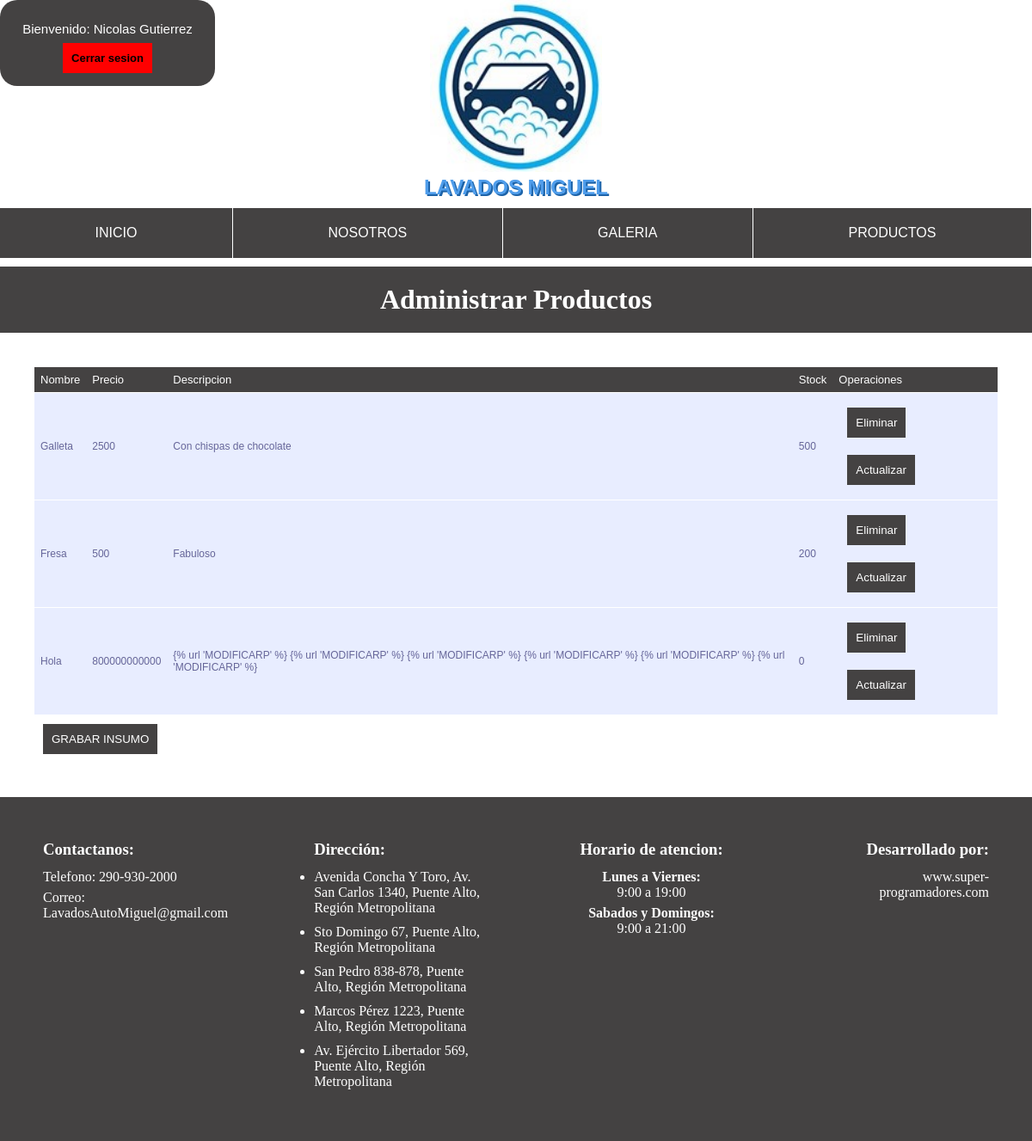
Before: /lista_productos/ (signed in) with the older database file.
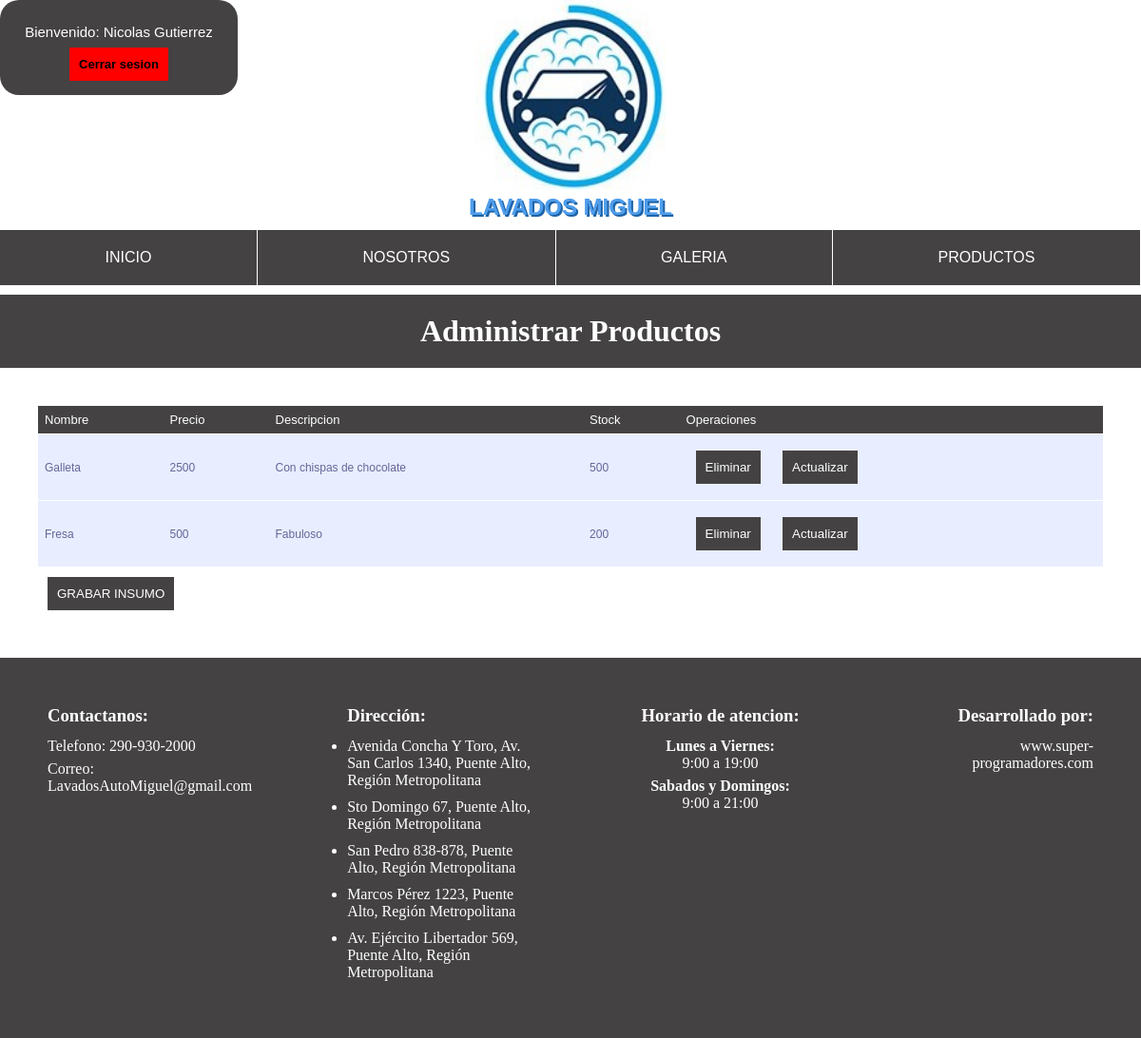
After: the same page with the newer database file.
### Aplicacion/models.py (models this page shows, shortened)
class Productos(models.Model):
    nombre = models.CharField(max_length=120,primary_key=True)
    precio = models.IntegerField()
    descripcion = models.TextField()
    stock = models.IntegerField()

### Aplicacion/views.py (the view)
# urls.py: path('lista_productos/', lista_productos, name='LISTAP'),
@login_required(login_url='/login/')
@permission_required('Aplicacion.view_productos', login_url='/login/')
def lista_productos(request):
    productos = Productos.objects.all()
    return render(request,'web/admin_productos.html',{'lista_productos':productos})

### Aplicacion/templates/web/admin_productos.html (shortened to what this page needs)
{% extends "web/plantilla.html" %} {% load static %} {% block titulo %} Registro de productos {% endblock titulo %} {% block estilos %}
<link rel="stylesheet" href="{% static 'css/estilo_formulario.css' %}"> {% endblock estilos %} {% block contenido %}
<h1 class="formulario-titulo" style="text-align: center;">Administrar Productos</h1>
<div class="formulario-producto">
    <table>
        <tr>
            <th>Nombre</th>
            <th>Precio</th>
            <th>Descripcion</th>
            <th>Stock</th>
            <th>Operaciones</th>
        </tr>
        {% for item in lista_productos %}
        <tr>
            <td>{{item.nombre}}</td>
            <td>{{item.precio}}</td>
            <td>{{item.descripcion}}</td>
            <td>{{item.stock}}</td>
            <td>
                <button class="btn-2" onclick="confimarEliminar('{{item.nombre}}')">Eliminar</button>
                <button class="btn-2" onclick="modificar('{{item.nombre}}')">Actualizar</button>
            </td>
        </tr>
        {% endfor %}
    </table>
    <button onclick="irP()" class="btn-2">GRABAR INSUMO</button>
</div>
{% endblock contenido %}

### Aplicacion/templates/web/plantilla.html (shortened to what this page needs)
<!DOCTYPE html>
<html lang="es">
{% load static %}
<head>
    {% block estilos %} {% endblock estilos %}
    <link rel="stylesheet" href="{% static 'css/header_navbar_footer.css' %}">
</head>
<body>
    <div class="header">
        {% if user.is_authenticated %}
        <div class="Bienvenido">
            <p>Bienvenido: {{user.first_name}} {{user.last_name}}</p>
            <button onclick="cerrarSesion()" class="Boton-rojo">Cerrar sesion</button>
        </div>
        {% endif %}
        <img src="{% static 'img/LogoReal.jpg' %}" alt="">
        <h2>LAVADOS MIGUEL</h2>
    </div>
    <div class="navbar">
        <nav class="menu">
            <ul>
                <li><a href="{% url 'INIC' %}">INICIO</a> </li>
                <li><a href="{% url 'NOSO' %}">NOSOTROS</a> </li>
                <li><a href="{% url 'GALE' %}">GALERIA</a> </li>
                {% if user.is_authenticated %}
                <li><a href="{% url 'PROD' %}">PRODUCTOS</a> </li>
                {% else %}
                <li><a href="{% url 'FORM' %}">REGISTRARSE</a> </li>
                <li><a href="{% url 'LOGI' %}">INICIAR SESION</a> </li>
                {% endif %}
            </ul>
        </nav>
    </div>
    {% block contenido %} {% endblock contenido %}
    <div class="footer ">
        <div class="contactos ">
            <h3>Contactanos:</h3>
            <p>Telefono: 290-930-2000</p>
            <p>Correo: LavadosAutoMiguel@gmail.com</p>
        </div>
        <div class="direccion ">
            <h3>Dirección:</h3>
            <ul>
                <li>Avenida Concha Y Toro, Av. San Carlos 1340, Puente Alto, Región Metropolitana</li>
                <li>Sto Domingo 67, Puente Alto, Región Metropolitana</li>
                <li>San Pedro 838-878, Puente Alto, Región Metropolitana</li>
                <li>Marcos Pérez 1223, Puente Alto, Región Metropolitana</li>
                <li>Av. Ejército Libertador 569, Puente Alto, Región Metropolitana</li>
            </ul>
        </div>
        <div class="horario ">
            <h3>Horario de atencion:</h3>
            <h4>Lunes a Viernes:</h4>
            <p>9:00 a 19:00</p>
            <h4>Sabados y Domingos:</h4>
            <p>9:00 a 21:00</p>
        </div>
        <div class="desarrollador ">
            <h3>Desarrollado por:</h3>
            <p><a href=" ">www.super-programadores.com</a></p>
        </div>
    </div>
</body>
</html>

### Aplicacion/static/css/estilo_formulario.css (style rules this page uses)
* { margin: 0; padding: 0; }
@media screen and (min-width:780px) and (max-width:2000px) { .formulario-producto { padding: 40px; } }
@media screen and (min-width:780px) and (max-width:2000px) { .formulario-producto .btn-2 { margin: 10px; padding: 10px; background-color: rgb(68, 66, 66); color: white; border: none; } }
@media screen and (min-width:780px) and (max-width:2000px) { table { font-family: "Lucida Sans Unicode", "Lucida Grande", Sans-Serif; font-size: 12px; width: 100%; text-align: left; border-collapse: collapse; } }
@media screen and (min-width:780px) and (max-width:2000px) { th { font-size: 13px; font-weight: normal; padding: 7px; background: rgb(68, 66, 66); border-bottom: 1px solid #fff; color: white; } }
@media screen and (min-width:780px) and (max-width:2000px) { td { padding: 7px; background: #e8edff; border-bottom: 1px solid #fff; color: #669; border-top: 1px solid transparent; } }
@media screen and (min-width:780px) and (max-width:2000px) { h1 { margin-top: 10px; padding: 20px; text-align: center; background-color: rgb(68, 66, 66); color: white; } }

### Aplicacion/static/css/header_navbar_footer.css (style rules this page uses)
.header { margin: auto; text-align: center; padding-bottom: 10px; color: #4f9deb; font-family: Arial, Helvetica, sans-serif; text-shadow: 2px 2px #1d63a8; }
.header img { height: 200px; width: 200px; }
.navbar { width: 100%; background-color: rgb(68, 66, 66); font-family: Impact, Haettenschweiler, 'Arial Narrow Bold', sans-serif; }
.menu ul { margin: 0; list-style: none; padding: 0; display: flex; }
.menu li { text-align: center; flex-grow: 1; border-right: 1px solid white; }
.menu li a { display: block; padding: 20px; color: white; text-decoration: none; }
@media screen and (min-width:780px) and (max-width:2000px) { .header .Bienvenido { position: absolute; height: 100px; width: 250px; border-radius: 20px; background-color: rgb(68, 66, 66); } }
@media screen and (min-width:780px) and (max-width:2000px) { .Bienvenido p { font-size: 15px; padding-top: 25px; color: white; text-shadow: none; } }
@media screen and (min-width:780px) and (max-width:2000px) { .Boton-rojo { font-weight: bold; font-size: 13px; background-color: red; border: none; margin: 8px; padding: 10px; } }
@media screen and (min-width:780px) and (max-width:2000px) { .footer { display: flex; } }
@media screen and (min-width:780px) and (max-width:2000px) { .footer h3 { padding-bottom: 12px; } }
@media screen and (min-width:780px) and (max-width:2000px) { .footer p { padding-bottom: 6px; } }
@media screen and (min-width:780px) and (max-width:2000px) { .footer li { padding-bottom: 10px; } }
@media screen and (min-width:780px) and (max-width:2000px) { .contactos { flex: 25%; padding: 50px; background-color: rgb(68, 66, 66); color: white; } }
@media screen and (min-width:780px) and (max-width:2000px) { .direccion { flex: 25%; padding: 50px; background-color: rgb(68, 66, 66); color: white; } }
@media screen and (min-width:780px) and (max-width:2000px) { .horario { text-align: center; flex: 25%; padding: 50px; background-color: rgb(68, 66, 66); color: white; } }
@media screen and (min-width:780px) and (max-width:2000px) { .desarrollador { text-align: right; flex: 25%; padding: 50px; background-color: rgb(68, 66, 66); color: white; } }
@media screen and (min-width:780px) and (max-width:2000px) { .desarrollador a { text-decoration: none; color: white; } }

Changed rows visible on the page:
removed Productos: nombre "Hola", precio "800000000000", descripcion "{% url 'MODIFICARP' %} {% url 'MODIFICARP' %} {% url 'MODIFICARP' %} {% url 'MODIFICARP' %} {% url 'MODIFICARP' %} {% url 'MODIFICARP' %}", stock "0"
